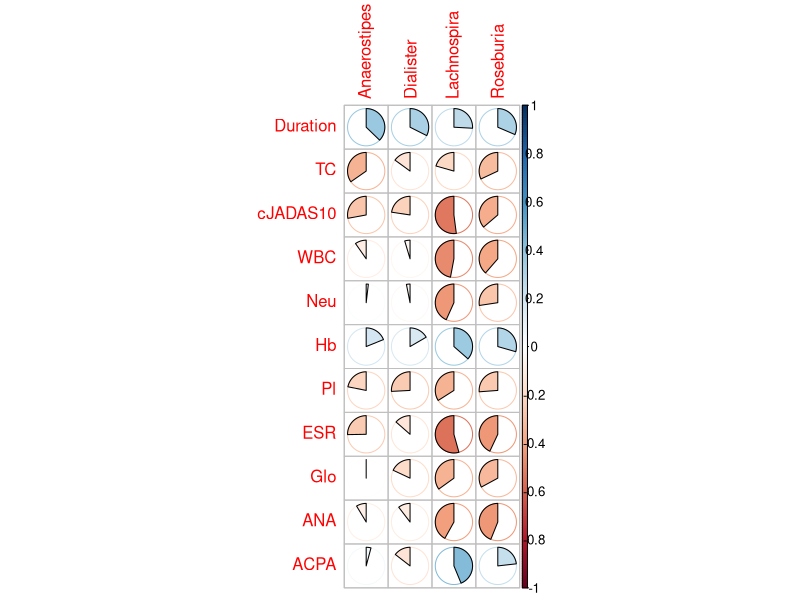
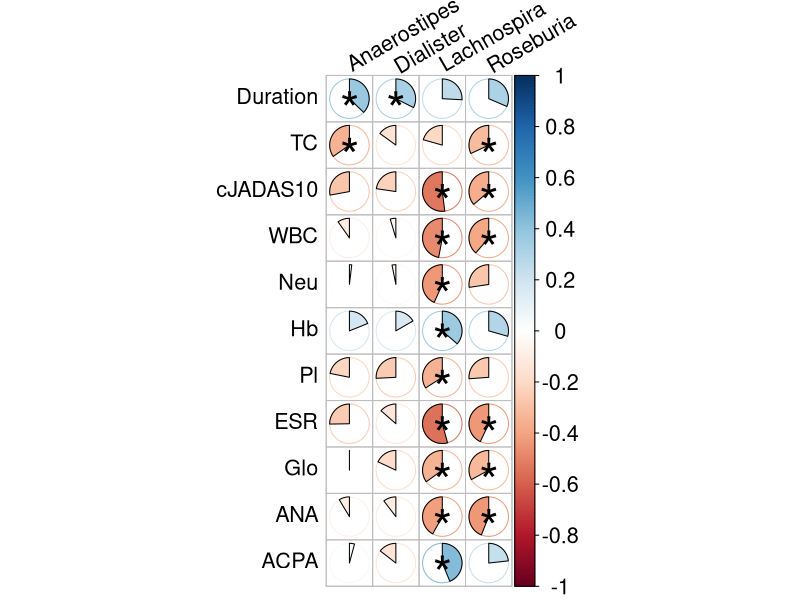

Write the R code that produced these figures, in order.
library(psych)
library(corrplot)
library(ggplot2)

###Load data
mydata <- read.csv('Table_S9.csv', head=T, skip=1)  #Feature table
cli40 <- read.csv('Table_S1.csv', row.names=1,  skip=1, head=T)  #Metadata (Clinical data)

###Pre-progress the data
mydata[1:5, 1:10]
genera <- mydata[,-c(1,2,3,4,6)]  #Delete taxonomy except Genus
genera_sum <- aggregate(genera[ ,-1], by=list(genera[ ,1]), sum)
rownames(genera_sum) <- genera_sum[, 1]
otu_g <- genera_sum[,-1]
g <- data.frame(t(otu_g))
g_per <- g/rowSums(g)
rowSums(g_per)

###Grouping factor
group_letter <- substring(rownames(g_per), 1, 1)
g_per$group <- ifelse(group_letter=="P", "JIA", "Control")
g_per$group <- as.factor(g_per$group)
str(g_per)

###Select the four genera which differed between the two groups
g_jia <- subset(g_per, group=="JIA")
g_jia_sig <- g_jia[,c("Anaerostipes", "Dialister", "Lachnospira", "Roseburia")]

###The clinical data is merged with the feature table
cli40_jia <- subset(cli40, Groups=='JIA')
cli39 <- cli40_jia[!(rownames(cli40_jia)=='PBJ70'), !(colnames(cli40_jia)==c('Groups', 'Sex', 'subtype'))]
g_cli <- merge.data.frame(g_jia_sig, cli39, by="row.names")
rownames(g_cli) <- g_cli[, 1]
d <- g_cli[,-1]

###Correlation analysis
aa <- corr.test(d, method="spearman", adjust="holm")
aa_r <- data.frame(aa$r)
aa_p <- data.frame(aa$p)
#Rows with P-values ＜0.05
name_A <- rownames(aa_p)[aa_p$Anaerostipes < 0.05]
name_D <- rownames(aa_p)[aa_p$Dialister < 0.05]
name_L <- rownames(aa_p)[aa_p$Lachnospira < 0.05]
name_R <- rownames(aa_p)[aa_p$Roseburia < 0.05]

##Visualization
cli_1 <- c(name_A, name_D, name_L, name_R)
cli_2 <- unique(cli_1)
cli_3 <- cli_2[5:15]
plot_r <- aa$r[cli_3, 1:4]
str(plot_r)
corrplot(plot_r, method="pie")
plot_p <- aa$p[cli_3, 1:4]
corrplot(plot_r, method="pie", p.mat=plot_p, sig.level=.05, insig="label_sig", cl.ratio=0.5, cl.cex=1.3, 
         tl.cex=1.3, tl.col="black", tl.srt=30)
